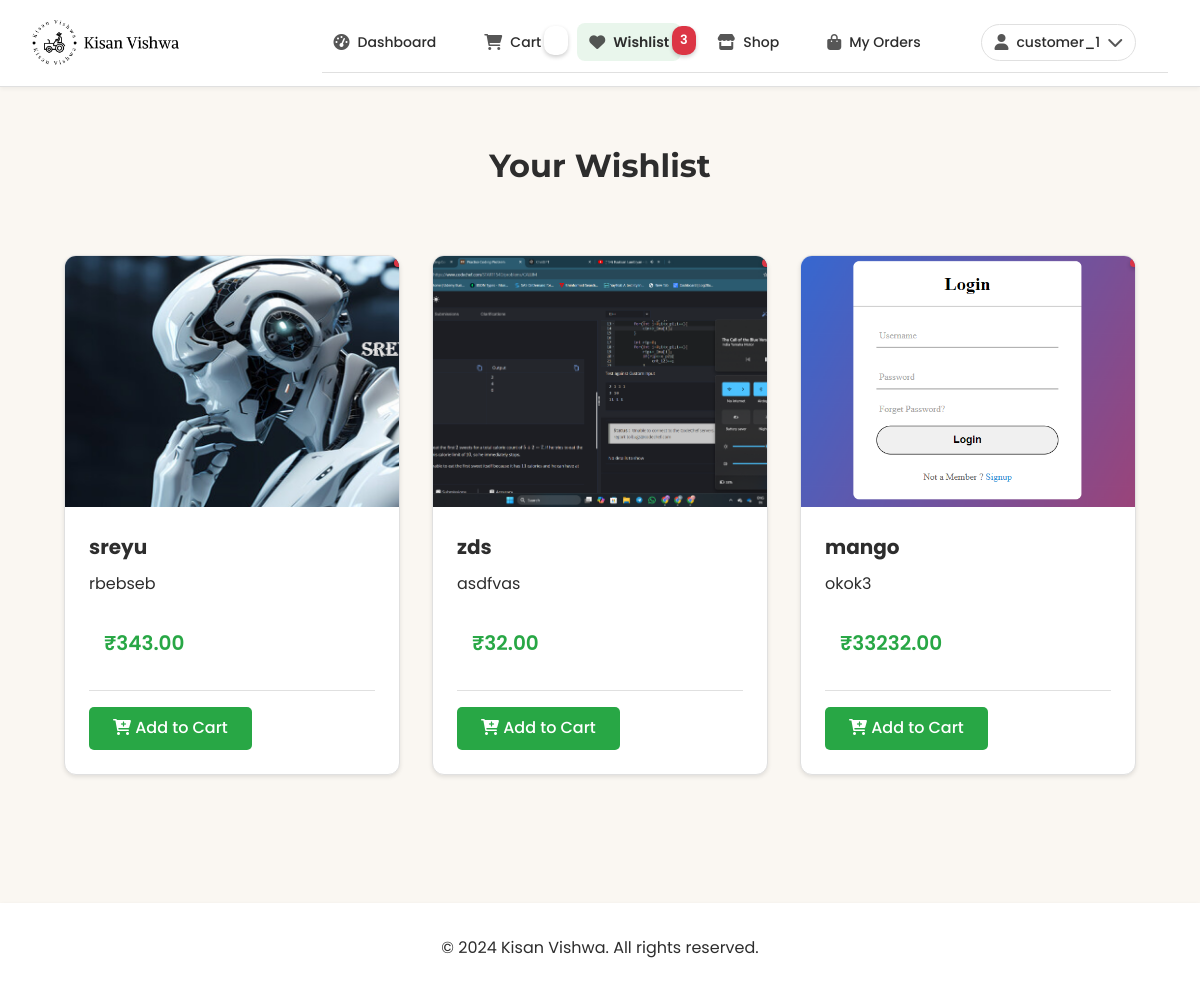
/customer/wishlist/ (signed in), run on the app's committed database.
### customer_app/models.py (models this page shows)
class Wishlist(models.Model):
    user = models.ForeignKey(User, on_delete=models.CASCADE)
    product = models.ForeignKey(Product, on_delete=models.CASCADE)
    created_at = models.DateTimeField(auto_now_add=True)
    class Meta:
        unique_together = ('user','product')

### product_app/models.py (models this page shows)
class Product(models.Model):
    CATEGORY_CHOICES = [
        ('vegetables', 'Vegetables'),
        ('fruits', 'Fruits'),
        ('grains', 'Grains'),
        ('dairy', 'Dairy'),
        ('other', 'Other')
    ]
    name = models.CharField(max_length=200)
    category = models.CharField(max_length=100, choices=CATEGORY_CHOICES, default='other')
    price = models.DecimalField(max_digits=10, decimal_places=2)
    quantity = models.IntegerField()
    description = models.TextField()
    image = models.ImageField(
        upload_to='products/',
        default='images/productnotuploaded.jpg',
        blank=True
    )
    farmer = models.ForeignKey(User, on_delete=models.CASCADE)
    created_at = models.DateTimeField(auto_now_add=True)
    updated_at = models.DateTimeField(auto_now=True)

### customer_app/views.py (the view)
# urls.py: path('wishlist/', view_wishlist, name='customer_wishlist'),
@login_required
def view_wishlist(request):
    wishlist_items = Wishlist.objects.filter(user=request.user)
    return render(request, 'customer_app/wishlist.html', {'wishlist_items': wishlist_items})

### customer_app/context_processors.py (called while the page is built)
def wishlist_and_cart_counts(request):
    if request.user.is_authenticated:
        wishlist_count = Wishlist.objects.filter(user=request.user).count()
        cart_items_count = CartItem.objects.filter(user=request.user).count()
    else:
        wishlist_count = 0
        cart_items_count = 0
    return {
        'wishlist_count': wishlist_count,
        'cart_items_count': cart_items_count,
    }

### customer_app/templates/customer_app/wishlist.html (shortened to what this page needs)
{% load static %}
<html lang="en">
<head>
    <link rel="stylesheet" href="https://cdnjs.cloudflare.com/ajax/libs/normalize/8.0.1/normalize.min.css">
    <link rel="stylesheet" href="https://cdnjs.cloudflare.com/ajax/libs/font-awesome/6.0.0/css/all.min.css">
    <link rel="stylesheet" type="text/css" href="{% static 'css/customerdesign.css' %}">
</head>
<body>
    <header class="header">
        <div class="logo">
            <img src="{% static 'images/kisan_vishwa_logo.png' %}" alt="Kisan Vishwa Logo">
        </div>
        <div class="nav-container">
            {% include 'NavBar/CustomerNavBar.html' %}
        </div>
    </header>
    <main class="main-content">
        <h1 class="section-title">Your Wishlist</h1>
        {% if wishlist_items %}
            <div class="card-grid">
                {% for item in wishlist_items %}
                    <article class="card">
                        <div class="card-image">
                            <img src="{{ item.product.image.url }}" alt="{{ item.product.name }}">
                        </div>
                        <div class="card-content">
                            <h2 class="card-title">{{ item.product.name }}</h2>
                            <p class="card-description">{{ item.product.description|truncatechars:100 }}</p>
                            <div class="product-details">
                                <span class="price">₹{{ item.product.price }}</span>
                            </div>
                            <div class="card-actions">
                                <form method="POST" action="{% url 'add_to_cart' item.product.id %}">
                                    <button type="submit" class="btn btn-primary">
                                        <i class="fas fa-cart-plus"></i> Add to Cart
                                    </button>
                                </form>
                                <span class="badge">{{ item.product.wishlist_count }}</span>
                            </div>
                        </div>
                    </article>
                {% endfor %}
            </div>
        {% else %}
            <div class="no-items-message">
                <i class="fas fa-heart"></i>
                <p>Your wishlist is empty.</p>
            </div>
        {% endif %}
    </main>
    <footer class="footer">
        <p>&copy; 2024 Kisan Vishwa. All rights reserved.</p>
    </footer>
</body>
</html>

### templates/NavBar/CustomerNavBar.html (shortened to what this page needs)
{% load static %}
{% if user.is_authenticated %}
<nav class="nav-menu">
    <ul class="nav-links">
        <li>
            <a href="{% url 'customer_dashboard' %}" class="nav-link {% if request.resolver_match.url_name == 'customer_dashboard' %}active{% endif %}">
                <i class="fas fa-tachometer-alt"></i> Dashboard
            </a>
        </li>
        <li>
            <a href="{% url 'customer_cart' %}" class="nav-link cart-link {% if request.resolver_match.url_name == 'customer_cart' %}active{% endif %}">
                <i class="fas fa-shopping-cart"></i> Cart
                {% if cart_items_count > 0 %}
                    <span class="badge">{{ cart_items_count }}</span>
                {% endif %}
            </a>
        </li>
        <li>
            <a href="{% url 'customer_wishlist' %}" class="nav-link {% if request.resolver_match.url_name == 'customer_wishlist' %}active{% endif %}">
                <i class="fas fa-heart"></i> Wishlist
                {% if wishlist_count > 0 %}
                    <span class="badge">{{ wishlist_count }}</span>
                {% endif %}
            </a>
        </li>
        <li>
            <a href="#" class="nav-link {% if request.resolver_match.url_name == 'shop' %}active{% endif %}">
                <i class="fas fa-store"></i>
                <span>Shop</span>
            </a>
        </li>
        <li>
            <a href="#" class="nav-link {% if request.resolver_match.url_name == 'orders' %}active{% endif %}">
                <i class="fas fa-shopping-bag"></i>
                <span>My Orders</span>
            </a>
        </li>
        <li class="profile-menu">
            <a href="#" class="nav-link profile-toggle">
                <div class="profile-info">
                    {% if user.customer_profile.profile_picture %}
                        <img src="{{ user.customer_profile.profile_picture.url }}" alt="Profile" class="profile-pic">
                    {% else %}
                        <i class="fas fa-user"></i>
                    {% endif %}
                    <span>{{ user.username|truncatechars:12 }}</span>
                </div>
                <i class="fas fa-chevron-down"></i>
            </a>
        </li>
    </ul>
</nav>
{% endif %}

### data on the page
Wishlist: product.image (picture), product.name "sreyu", product.description "rbebseb", product.price "343.00"
Wishlist: product.image (picture), product.name "zds", product.description "asdfvas", product.price "32.00"
Wishlist: product.image (picture), product.name "mango", product.description "okok3", product.price "33232.00"

### other printed values
{{ wishlist_count }} "3"
{{ user.username|truncatechars:12 }} "customer_1"
